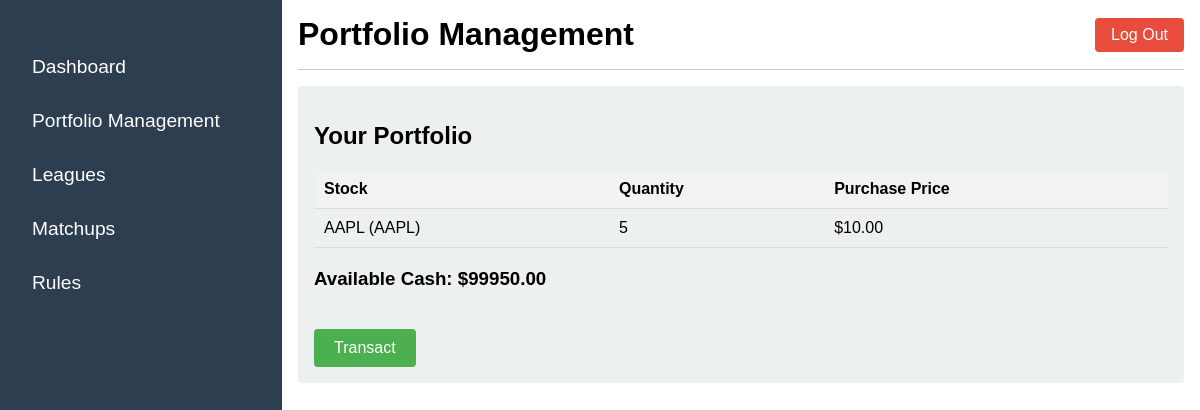
Page /portfolio/management/ (signed in) on the committed database.
### portfolio/models.py (models this page shows, shortened)
class PortfolioAsset(models.Model):
    portfolio = models.ForeignKey(Portfolio, on_delete=models.CASCADE, related_name='assets')
    stock = models.ForeignKey(Stock, on_delete=models.CASCADE)
    quantity = models.IntegerField()
    purchase_price = models.DecimalField(max_digits=10, decimal_places=2)

class Stock(models.Model):
    CATEGORY_CHOICES = [
        ('tech', 'Technology'),
        ('energy', 'Energy'),
        ('healthcare', 'Healthcare'),
        ('finance', 'Finance'),
        ('consumer', 'Consumer'),
        ('utilities', 'Utilities'),
        ('realestate', 'Real Estate'),
        ('other', 'Other'),
    ]
    name = models.CharField(max_length=100)
    ticker = models.CharField(max_length=10)
    category = models.CharField(max_length=50, choices=CATEGORY_CHOICES, default='other')

class Portfolio(models.Model):
    user = models.ForeignKey(User, on_delete=models.CASCADE)
    name = models.CharField(max_length=100)
    league = models.ForeignKey(League, on_delete=models.CASCADE)
    cash = models.DecimalField(max_digits=10, decimal_places=2, default=100000.00)

### portfolio/views.py (the view, shortened to what this page needs)
# urls.py: path('portfolio/', portfolio_views.portfolio_management, name='portfolio_management'),
@login_required
def portfolio_management(request):
    portfolios = Portfolio.objects.filter(user=request.user)
    portfolio = portfolios.first()
    league = LeagueMembership.objects.filter(user=request.user)[0].league
    if league.draftDone == False:
        context = {
                'message': 'League Draft has not been completed.',
            }
        return render(request, 'portfolio_management.html', context)
    assets = PortfolioAsset.objects.filter(portfolio=portfolio)
    context = {
        'assets': assets,
        'cash': portfolio.cash,
    }
    return render(request, 'portfolio_management.html', context)

### templates/portfolio_management.html (shortened to what this page needs)
<!DOCTYPE html>
<html lang="en">
<head>
    {% load static %}
    <link rel="stylesheet" href="{% static 'css/portal.css' %}">
    <link rel="stylesheet" href="https://cdnjs.cloudflare.com/ajax/libs/font-awesome/5.15.3/css/all.min.css">
</head>
<body>
    <div class="portal-container">
        <nav class="sidebar">
            <ul>
                <li><a href="{% url 'user_portal' %}">Dashboard</a></li>
                <li><a href="{% url 'portfolio_management' %}">Portfolio Management</a></li>
                <li><a href="{% url 'league' %}">Leagues</a></li>
                <li><a href="{% url 'matchups' %}">Matchups</a></li>
                <li><a href="#">Rules</a></li>
            </ul>
        </nav>
        <div class="main-content">
            <header>
                <div class="header-content">
                    <h1>Portfolio Management</h1>
                    <a href="{% url 'logout' %}" class="logout-button">Log Out</a>
                </div>
            </header>
            <section>
                {% if message %}
                    <p>{{ message }}</p>
                {% else %}
                    <h2>Your Portfolio</h2>
                    <table>
                        <thead>
                            <tr>
                                <th>Stock</th>
                                <th>Quantity</th>
                                <th>Purchase Price</th>
                            </tr>
                        </thead>
                        <tbody>
                            {% for asset in assets %}
                            <tr>
                                <td>{{ asset.stock.name }} ({{ asset.stock.ticker }})</td>
                                <td>{{ asset.quantity }}</td>
                                <td>${{ asset.purchase_price }}</td>
                            </tr>
                            {% endfor %}
                        </tbody>
                    </table>
                    <div class="cash-info">
                        <h3>Available Cash: ${{ cash }}</h3>
                    </div>
                    <a href="{% url 'transact' %}" class="transact-button">Transact</a>
                {% endif %}
            </section>
        </div>
    </div>
</body>
</html>

### static/css/portal.css (style rules this page uses)
body { font-family: 'Arial', sans-serif; margin: 0; padding: 0; display: flex; height: 100vh; }
.portal-container { display: flex; width: 100%; }
.sidebar { width: 250px; background-color: #2c3e50; color: white; display: flex; flex-direction: column; justify-content: space-between; padding: 1rem; }
.sidebar ul { list-style-type: none; padding: 0; }
.sidebar ul li { margin: 1rem 0; }
.sidebar ul li a { color: white; text-decoration: none; font-size: 1.2rem; display: block; padding: 0.5rem 1rem; transition: background 0.3s; }
.main-content { flex-grow: 1; padding: 1rem; }
header { display: flex; justify-content: space-between; align-items: center; border-bottom: 1px solid #ccc; padding-bottom: 1rem; margin-bottom: 1rem; }
.header-content { display: flex; justify-content: space-between; align-items: center; width: 100%; }
h1 { margin: 0; }
.logout-button { background-color: #e74c3c; color: white; text-decoration: none; padding: 0.5rem 1rem; border-radius: 4px; transition: background 0.3s; }
section { padding: 1rem; background-color: #ecf0f1; border-radius: 4px; }

### templates/portfolio_management.html (style rules this page uses)
table { width: 100%; border-collapse: collapse; }
th, td { padding: 10px; text-align: left; border-bottom: 1px solid #ddd; }
th { background-color: #f2f2f2; }
.cash-info { margin-top: 20px; }
.transact-button { margin-top: 20px; display: inline-block; background-color: #4CAF50; color: white; padding: 10px 20px; text-align: center; text-decoration: none; border-radius: 4px; }

### rows in the picture
PortfolioAsset: stock.name "AAPL", stock.ticker "AAPL", quantity "5", purchase_price "10.00"
Portfolio: cash "99950.00"
